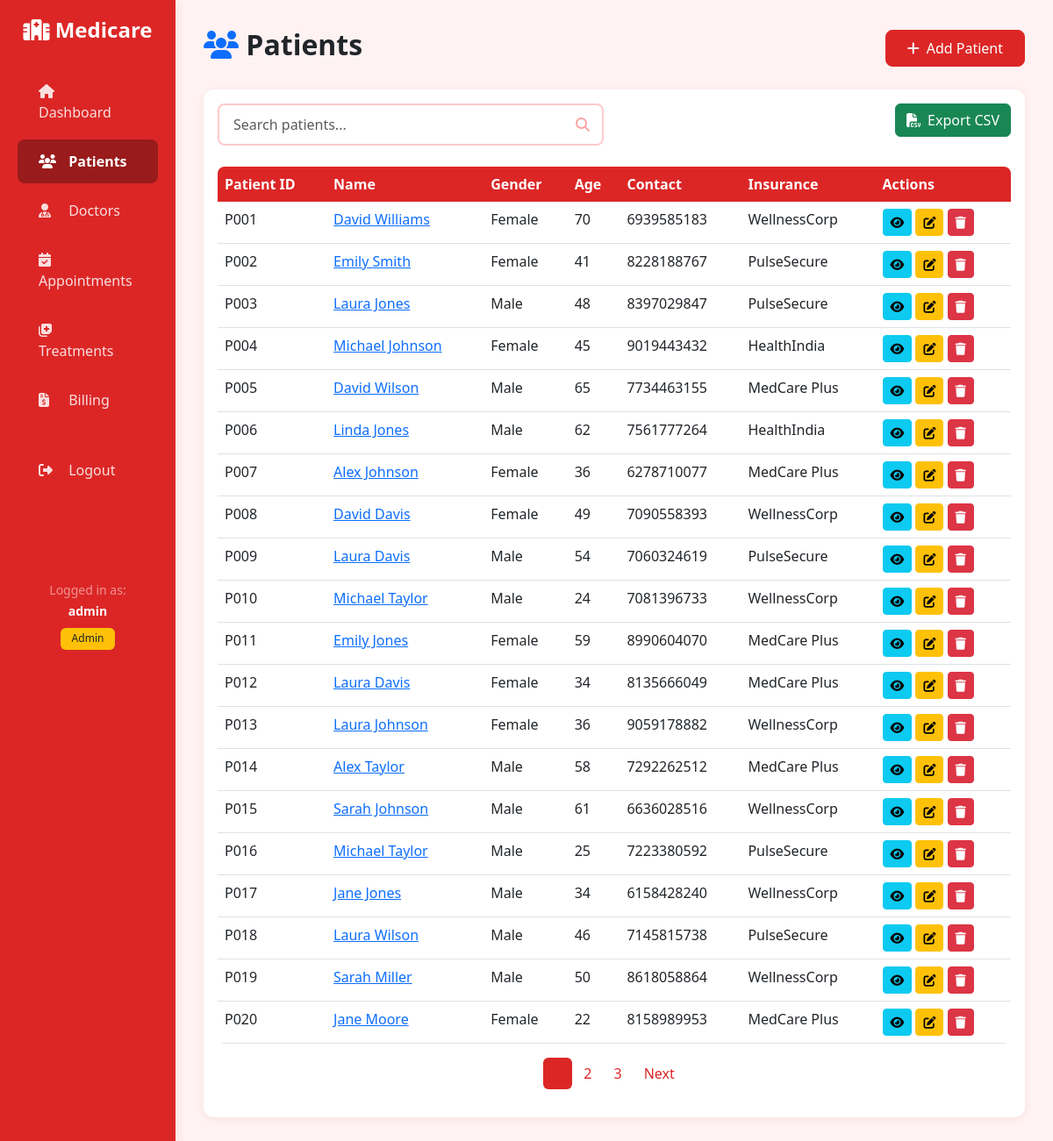
/patients/ (signed in), run on the app's committed database.
### medicare/models.py (models this page shows, shortened)
class Patient(models.Model):
    GENDER_CHOICES = [
        ('M', 'Male'),
        ('F', 'Female'),
        ('O', 'Other'),
    ]
    patient_id = models.CharField(max_length=10, unique=True, primary_key=True)
    first_name = models.CharField(max_length=100)
    last_name = models.CharField(max_length=100)
    gender = models.CharField(max_length=1, choices=GENDER_CHOICES)
    date_of_birth = models.DateField()
    contact_number = models.CharField(max_length=15)
    address = models.TextField()
    registration_date = models.DateField()
    insurance_provider = models.CharField(max_length=100)
    insurance_number = models.CharField(max_length=50)
    email = models.EmailField()
    class Meta:
        ordering = ['patient_id']
    @property
    def full_name(self):
        return f"{self.first_name} {self.last_name}"
    @property
    def age(self):
        from datetime import date
        today = date.today()
        return today.year - self.date_of_birth.year - ((today.month, today.day) < (self.date_of_birth.month, self.date_of_birth.day))

### medicare/views.py (the view, shortened to what this page needs)
# urls.py: path('patients/', views.patient_list, name='patient_list'),
@login_required
def patient_list(request):
    search_query = request.GET.get('search', '')
    patients = Patient.objects.all()
    paginator = Paginator(patients, 20)
    page_number = request.GET.get('page')
    page_obj = paginator.get_page(page_number)
    context = {
        'page_obj': page_obj,
        'search_query': search_query,
    }
    return render(request, 'medicare/patient_list.html', context)

### templates/medicare/patient_list.html (shortened to what this page needs)
{% extends 'medicare/base.html' %}
{% block content %}
<div class="d-flex justify-content-between align-items-center mb-4">
    <h1 class="h2 fw-bold"><i class="fas fa-users text-primary"></i> Patients</h1>
    <a href="{% url 'patient_create' %}" class="btn btn-primary">
        <i class="fas fa-plus me-2"></i>Add Patient
    </a>
</div>
<div class="card">
    <div class="card-body">
        <div class="row mb-4">
            <div class="col-md-6">
                <form method="get" class="search-box">
                    <input type="text" name="search" class="form-control" placeholder="Search patients..." value="{{ search_query }}">
                    <i class="fas fa-search"></i>
                </form>
            </div>
            <div class="col-md-6 text-end">
                <a href="{% url 'export_patients_csv' %}" class="btn btn-success">
                    <i class="fas fa-file-csv me-2"></i>Export CSV
                </a>
            </div>
        </div>
        <div class="table-responsive">
            <table class="table table-hover">
                <thead>
                    <tr>
                        <th>Patient ID</th>
                        <th>Name</th>
                        <th>Gender</th>
                        <th>Age</th>
                        <th>Contact</th>
                        <th>Insurance</th>
                        <th>Actions</th>
                    </tr>
                </thead>
                <tbody>
                    {% for patient in page_obj %}
                    <tr>
                        <td>{{ patient.patient_id }}</td>
                        <td><a href="{% url 'patient_detail' patient.patient_id %}">{{ patient.full_name }}</a></td>
                        <td>{{ patient.get_gender_display }}</td>
                        <td>{{ patient.age }}</td>
                        <td>{{ patient.contact_number }}</td>
                        <td>{{ patient.insurance_provider }}</td>
                        <td>
                            <a href="{% url 'patient_detail' patient.patient_id %}" class="btn btn-sm btn-info">
                                <i class="fas fa-eye"></i>
                            </a>
                            <a href="{% url 'patient_update' patient.patient_id %}" class="btn btn-sm btn-warning">
                                <i class="fas fa-edit"></i>
                            </a>
                            <a href="{% url 'patient_delete' patient.patient_id %}" class="btn btn-sm btn-danger">
                                <i class="fas fa-trash"></i>
                            </a>
                        </td>
                    </tr>
                    {% empty %}
                    <tr>
                        <td colspan="7" class="text-center text-muted">No patients found</td>
                    </tr>
                    {% endfor %}
                </tbody>
            </table>
        </div>
        {% if page_obj.has_other_pages %}
        <nav>
            <ul class="pagination justify-content-center">
                {% for num in page_obj.paginator.page_range %}
                <li class="page-item {% if page_obj.number == num %}active{% endif %}">
                    <a class="page-link" href="?page={{ num }}&search={{ search_query }}">{{ num }}</a>
                </li>
                {% endfor %}
                {% if page_obj.has_next %}
                <li class="page-item">
                    <a class="page-link" href="?page={{ page_obj.next_page_number }}&search={{ search_query }}">Next</a>
                </li>
                {% endif %}
            </ul>
        </nav>
        {% endif %}
    </div>
</div>
{% endblock %}

### templates/medicare/base.html (shortened to what this page needs)
<!DOCTYPE html>
<html lang="en">
<head>
    <link href="https://cdn.jsdelivr.net/npm/bootstrap@5.3.0/dist/css/bootstrap.min.css" rel="stylesheet">
    <link rel="stylesheet" href="https://cdnjs.cloudflare.com/ajax/libs/font-awesome/6.4.0/css/all.min.css">
</head>
<body>
    {% if user.is_authenticated %}
    <div class="container-fluid">
        <div class="row">
            <nav class="col-md-2 d-md-block sidebar">
                <div class="position-sticky pt-3">
                    <a href="{% url 'dashboard' %}" class="navbar-brand d-block text-center mb-4">
                        <i class="fas fa-hospital-alt"></i> Medicare
                    </a>
                    <ul class="nav flex-column">
                        <li class="nav-item">
                            <a class="nav-link {% if request.resolver_match.url_name == 'dashboard' %}active{% endif %}" href="{% url 'dashboard' %}">
                                <i class="fas fa-home"></i> Dashboard
                            </a>
                        </li>
                        {% if user.is_staff or user.is_superuser %}
                        <li class="nav-item">
                            <a class="nav-link {% if 'patient' in request.resolver_match.url_name %}active{% endif %}" href="{% url 'patient_list' %}">
                                <i class="fas fa-users"></i> Patients
                            </a>
                        </li>
                        <li class="nav-item">
                            <a class="nav-link {% if 'doctor' in request.resolver_match.url_name %}active{% endif %}" href="{% url 'doctor_list' %}">
                                <i class="fas fa-user-md"></i> Doctors
                            </a>
                        </li>
                        <li class="nav-item">
                            <a class="nav-link {% if 'appointment' in request.resolver_match.url_name %}active{% endif %}" href="{% url 'appointment_list' %}">
                                <i class="fas fa-calendar-check"></i> Appointments
                            </a>
                        </li>
                        <li class="nav-item">
                            <a class="nav-link {% if 'treatment' in request.resolver_match.url_name %}active{% endif %}" href="{% url 'treatment_list' %}">
                                <i class="fas fa-notes-medical"></i> Treatments
                            </a>
                        </li>
                        <li class="nav-item">
                            <a class="nav-link {% if 'billing' in request.resolver_match.url_name %}active{% endif %}" href="{% url 'billing_list' %}">
                                <i class="fas fa-file-invoice-dollar"></i> Billing
                            </a>
                        </li>
                        {% endif %}
                        <li class="nav-item mt-4">
                            <a class="nav-link" href="{% url 'logout' %}">
                                <i class="fas fa-sign-out-alt"></i> Logout
                            </a>
                        </li>
                    </ul>
                    <div class="text-center text-white-50 mt-5 pt-5">
                        <small>Logged in as:<br><strong class="text-white">{{ user.username }}</strong></small>
                        {% if user.is_staff or user.is_superuser %}
                        <br><span class="badge bg-warning text-dark mt-2">Admin</span>
                        {% else %}
                        <br><span class="badge bg-info mt-2">User</span>
                        {% endif %}
                    </div>
                </div>
            </nav>
            <main class="col-md-10 ms-sm-auto main-content">
                {% block content %}{% endblock %}
            </main>
        </div>
    </div>
    {% else %}
        {% block login_content %}{% endblock %}
    {% endif %}
</body>
</html>

### templates/medicare/base.html (style rules this page uses)
:root { --primary-color: #dc2626; --primary-hover: #b91c1c; --primary-dark: #991b1b; --secondary-color: #fca5a5; --success-color: #dc2626; --danger-color: #7f1d1d; --warning-color: #f87171; --info-color: #ef4444; --dark-color: #450a0a; --light-color: #fef2f2; --border-color: #fecaca; }
body { font-family: 'Segoe UI', Tahoma, Geneva, Verdana, sans-serif; background-color: var(--light-color); }
.sidebar { min-height: 100vh; background: #dc2626; box-shadow: 2px 0 10px rgba(220, 38, 38, 0.1); }
.sidebar .nav-link { color: rgba(255,255,255,0.85); padding: 0.8rem 1.5rem; transition: all 0.3s ease; border-radius: 8px; margin: 0.2rem 0.5rem; }
.sidebar .nav-link.active { background-color: #991b1b; color: white; font-weight: 600; }
.sidebar .nav-link i { margin-right: 10px; width: 20px; }
.main-content { padding: 2rem; }
.card { border: none; border-radius: 12px; box-shadow: 0 2px 8px rgba(220, 38, 38, 0.08); transition: transform 0.3s ease, box-shadow 0.3s ease; }
.btn-primary { background-color: var(--primary-color); border-color: var(--primary-color); padding: 0.5rem 1.5rem; border-radius: 8px; transition: all 0.3s ease; }
.table { border-radius: 8px; overflow: hidden; }
.table thead th { background-color: var(--primary-color); color: white; font-weight: 600; border: none; }
.table tbody tr { transition: background-color 0.2s ease; }
.badge { padding: 0.4rem 0.8rem; font-weight: 500; border-radius: 6px; }
.search-box { position: relative; }
.search-box input { border-radius: 8px; padding: 0.6rem 2.5rem 0.6rem 1rem; border: 2px solid var(--border-color); }
.search-box i { position: absolute; right: 1rem; top: 50%; transform: translateY(-50%); color: var(--secondary-color); }
.navbar-brand { font-size: 1.5rem; font-weight: 700; color: white !important; }
.pagination .page-link { border-radius: 6px; margin: 0 2px; border: none; color: var(--primary-color); }
.pagination .page-item.active .page-link { background-color: var(--primary-color); border-color: var(--primary-color); }
.form-control, .form-select { border-radius: 8px; border: 2px solid var(--border-color); padding: 0.6rem 1rem; }

### data on the page
Patient: patient_id "P001", full_name "David Williams", gender "Female", age "70", contact_number "6939585183", insurance_provider "WellnessCorp"
Patient: patient_id "P002", full_name "Emily Smith", gender "Female", age "41", contact_number "8228188767", insurance_provider "PulseSecure"
Patient: patient_id "P003", full_name "Laura Jones", gender "Male", age "48", contact_number "8397029847", insurance_provider "PulseSecure"
Patient: patient_id "P004", full_name "Michael Johnson", gender "Female", age "45", contact_number "9019443432", insurance_provider "HealthIndia"
Patient: patient_id "P005", full_name "David Wilson", gender "Male", age "65", contact_number "7734463155", insurance_provider "MedCare Plus"
Patient: patient_id "P006", full_name "Linda Jones", gender "Male", age "62", contact_number "7561777264", insurance_provider "HealthIndia"
Patient: patient_id "P007", full_name "Alex Johnson", gender "Female", age "36", contact_number "6278710077", insurance_provider "MedCare Plus"
Patient: patient_id "P008", full_name "David Davis", gender "Female", age "49", contact_number "7090558393", insurance_provider "WellnessCorp"
Patient: patient_id "P009", full_name "Laura Davis", gender "Male", age "54", contact_number "7060324619", insurance_provider "PulseSecure"
Patient: patient_id "P010", full_name "Michael Taylor", gender "Male", age "24", contact_number "7081396733", insurance_provider "WellnessCorp"
Patient: patient_id "P011", full_name "Emily Jones", gender "Female", age "59", contact_number "8990604070", insurance_provider "MedCare Plus"
Patient: patient_id "P012", full_name "Laura Davis", gender "Female", age "34", contact_number "8135666049", insurance_provider "MedCare Plus"
Patient: patient_id "P013", full_name "Laura Johnson", gender "Female", age "36", contact_number "9059178882", insurance_provider "WellnessCorp"
Patient: patient_id "P014", full_name "Alex Taylor", gender "Male", age "58", contact_number "7292262512", insurance_provider "MedCare Plus"
Patient: patient_id "P015", full_name "Sarah Johnson", gender "Male", age "61", contact_number "6636028516", insurance_provider "WellnessCorp"
Patient: patient_id "P016", full_name "Michael Taylor", gender "Male", age "25", contact_number "7223380592", insurance_provider "PulseSecure"
Patient: patient_id "P017", full_name "Jane Jones", gender "Male", age "34", contact_number "6158428240", insurance_provider "WellnessCorp"
Patient: patient_id "P018", full_name "Laura Wilson", gender "Male", age "46", contact_number "7145815738", insurance_provider "PulseSecure"
Patient: patient_id "P019", full_name "Sarah Miller", gender "Male", age "50", contact_number "8618058864", insurance_provider "WellnessCorp"
Patient: patient_id "P020", full_name "Jane Moore", gender "Female", age "22", contact_number "8158989953", insurance_provider "MedCare Plus"

### other printed values
{{ user.username }} "admin"
{{ num }} "2" "3"
